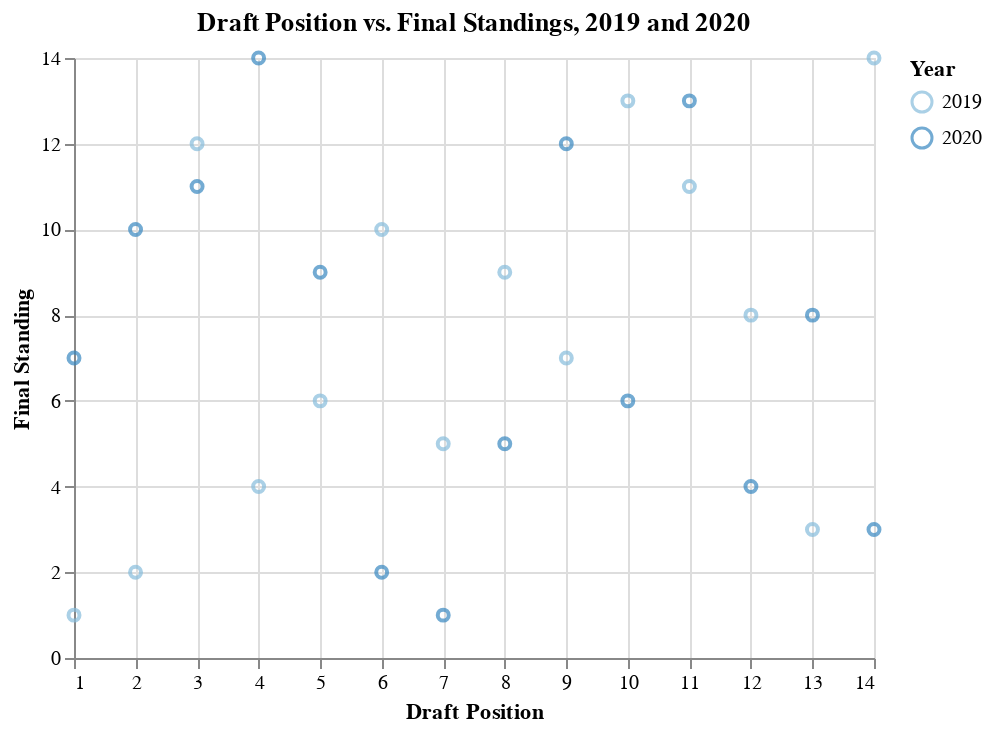

Source (notebook cell):
### Code cell
(alt.Chart(draft_vs_standings)
    .mark_point(tooltip=True)
    .encode(
        alt.X('Draft Position:Q', scale=alt.Scale(zero=False)), 
        alt.Y('Final Standing:Q', scale=alt.Scale(zero=True)), 
        alt.Color('Year:O')
    )
    .properties(
        title='Draft Position vs. Final Standings, 2019 and 2020'
    )
)

### Figure 1 — Vega-Lite specification as saved in the notebook (floating-point values rounded to 4 significant figures)
{"config": {"view": {"continuousWidth": 400, "continuousHeight": 300}}, "data": {"name": "data-058566cf1cc4409b7de565cc566bc667"}, "mark": {"type": "point", "tooltip": true}, "encoding": {"color": {"type": "ordinal", "field": "Year"}, "x": {"type": "quantitative", "field": "Draft Position", "scale": {"zero": false}}, "y": {"type": "quantitative", "field": "Final Standing", "scale": {"zero": true}}}, "title": "Draft Position vs. Final Standings, 2019 and 2020", "$schema": "https://vega.github.io/schema/vega-lite/v4.8.1.json", "datasets": {"data-058566cf1cc4409b7de565cc566bc667": [{"Team": "Spaceballs The Fantasy Team", "Draft Position": 1, "Final Standing": 7, "Year": "2020"}, {"Team": "The Ol Dirty Sock", "Draft Position": 2, "Final Standing": 10, "Year": "2020"}, {"Team": "Green Bay Popik", "Draft Position": 3, "Final Standing": 11, "Year": "2020"}, {"Team": "Untar Stars", "Draft Position": 4, "Final Standing": 14, "Year": "2020"}, {"Team": "Team Teem", "Draft Position": 5, "Final Standing": 9, "Year": "2020"}, {"Team": "Killer Clowns", "Draft Position": 6, "Final Standing": 2, "Year": "2020"}, {"Team": "Kristen McCaffrey", "Draft Position": 7, "Final Standing": 1, "Year": "2020"}, {"Team": "Brian's Bulldogs", "Draft Position": 8, "Final Standing": 5, "Year": "2020"}, {"Team": "Paper Lions", "Draft Position": 9, "Final Standing": 12, "Year": "2020"}, {"Team": "The Sub-Marinos", "Draft Position": 10, "Final Standing": 6, "Year": "2020"}, {"Team": "Pigskin Syndicate", "Draft Position": 11, "Final Standing": 13, "Year": "2020"}, {"Team": "In Brees We Trust", "Draft Position": 12, "Final Standing": 4, "Year": "2020"}, {"Team": "Birmingham Iron", "Draft Position": 13, "Final Standing": 8, "Year": "2020"}, {"Team": "Overconfidentii Vulgaris", "Draft Position": 14, "Final Standing": 3, "Year": "2020"}, {"Team": "Paper Lions", "Draft Position": 1, "Final Standing": 1, "Year": "2019"}, {"Team": "Green Bay Popik", "Draft Position": 2, "Final Standing": 2, "Year": "2019"}, {"Team": "Stressful Scrumbags", "Draft Position": 3, "Final Standing": 12, "Year": "2019"}, {"Team": "In Brees We Trust", "Draft Position": 4, "Final Standing": 4, "Year": "2019"}, {"Team": "TOM FORKING BRADY", "Draft Position": 5, "Final Standing": 6, "Year": "2019"}, {"Team": "Pigskin Syndicate", "Draft Position": 6, "Final Standing": 10, "Year": "2019"}, {"Team": "The Sub-Marinos", "Draft Position": 7, "Final Standing": 5, "Year": "2019"}, {"Team": "Brian's Bulldogs", "Draft Position": 8, "Final Standing": 9, "Year": "2019"}, {"Team": "Killer Clowns", "Draft Position": 9, "Final Standing": 7, "Year": "2019"}, {"Team": "die Waschbar", "Draft Position": 10, "Final Standing": 13, "Year": "2019"}, {"Team": "99RedBalloons", "Draft Position": 11, "Final Standing": 11, "Year": "2019"}, {"Team": "Ray Jaroop", "Draft Position": 12, "Final Standing": 8, "Year": "2019"}, {"Team": "Sony in New England", "Draft Position": 13, "Final Standing": 3, "Year": "2019"}, {"Team": "Team Tranquilo", "Draft Position": 14, "Final Standing": 14, "Year": "2019"}]}}
